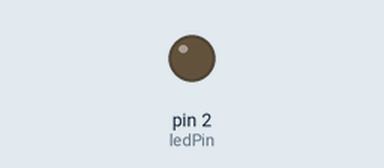
A sketch run on a simulated Arduino Uno, built with avr-gcc and run on an emulated ATmega328P. Shown: output pins drawn as LEDs (lit = HIGH).

Above: at 0.6 s.
At 2.5 s:
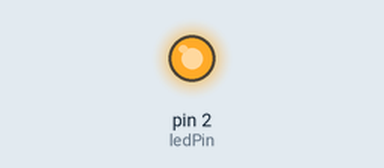
Timing chart, 0 to 6.7 s (numbered marks = the images above):
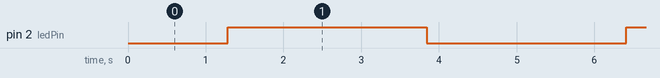

Measured:
- by itself, pin 2 (ledPin): alternates HIGH for 2.6 s and LOW for 2.6 s

The sketch:

Arduino-LED-PWM.ino
```cpp
const int ledPin = 2;  // Pin number where the LED is connected

void setup() {
  pinMode(ledPin, OUTPUT);  // Set the LED pin as an output
}

void loop() {
  // Increase LED brightness gradually
  for (int brightness = 0; brightness <= 255; brightness++) {
    analogWrite(ledPin, brightness);  // Set LED brightness using PWM
    delay(10);  // Delay for a short period
  }

  // Decrease LED brightness gradually
  for (int brightness = 255; brightness >= 0; brightness--) {
    analogWrite(ledPin, brightness);  // Set LED brightness using PWM
    delay(10);  // Delay for a short period
  }
}
```
